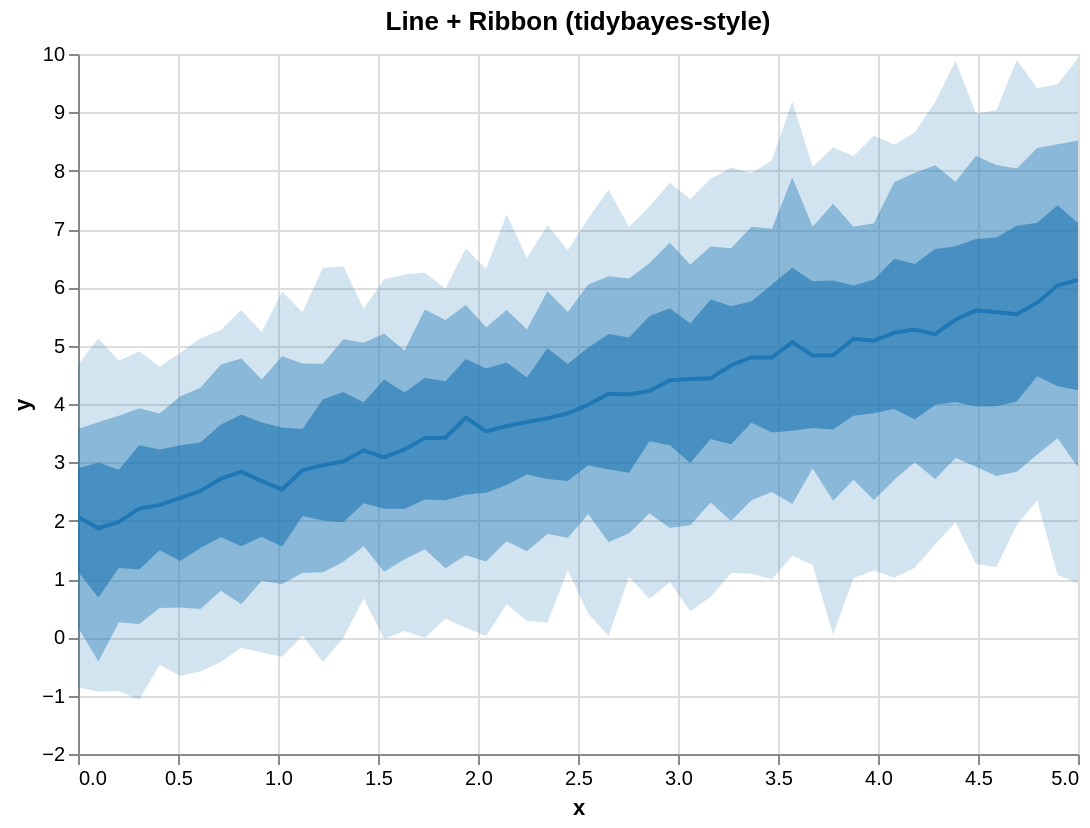

Specify this chart in Vega-Lite:
### Vega-Lite specification from a JSON file in a GitHub repository (floating-point values rounded to 4 significant figures)
{"$schema": "https://vega.github.io/schema/vega-lite/v5.json", "height": 350, "layer": [{"encoding": {"tooltip": [{"field": "x", "type": "quantitative"}, {"field": "__median__", "title": "median", "type": "quantitative"}, {"field": "lo_0_95_", "title": "95% lo", "type": "quantitative"}, {"field": "hi_0_95_", "title": "95% hi", "type": "quantitative"}], "x": {"field": "x", "type": "quantitative"}, "y2": {"field": "hi_0_95_"}, "y": {"field": "lo_0_95_", "title": "y", "type": "quantitative"}}, "params": [{"name": "grid", "bind": "scales", "select": {"encodings": ["x", "y"], "type": "interval"}}], "mark": {"line": false, "fill": "#1f77b4", "type": "area", "opacity": 0.2}}, {"encoding": {"tooltip": [{"field": "x", "type": "quantitative"}, {"field": "__median__", "title": "median", "type": "quantitative"}, {"field": "lo_0_95_", "title": "95% lo", "type": "quantitative"}, {"field": "hi_0_95_", "title": "95% hi", "type": "quantitative"}], "x": {"field": "x", "type": "quantitative"}, "y2": {"field": "hi_0_8_"}, "y": {"field": "lo_0_8_", "title": "y", "type": "quantitative"}}, "mark": {"line": false, "fill": "#1f77b4", "type": "area", "opacity": 0.4}}, {"encoding": {"tooltip": [{"field": "x", "type": "quantitative"}, {"field": "__median__", "title": "median", "type": "quantitative"}, {"field": "lo_0_95_", "title": "95% lo", "type": "quantitative"}, {"field": "hi_0_95_", "title": "95% hi", "type": "quantitative"}], "x": {"field": "x", "type": "quantitative"}, "y2": {"field": "hi_0_5_"}, "y": {"field": "lo_0_5_", "title": "y", "type": "quantitative"}}, "mark": {"line": false, "fill": "#1f77b4", "type": "area", "opacity": 0.6}}, {"encoding": {"tooltip": [{"field": "x", "type": "quantitative"}, {"field": "__median__", "title": "median", "type": "quantitative"}, {"field": "lo_0_95_", "title": "95% lo", "type": "quantitative"}, {"field": "hi_0_95_", "title": "95% hi", "type": "quantitative"}], "x": {"field": "x", "type": "quantitative"}, "y": {"field": "__median__", "type": "quantitative"}}, "mark": {"color": "#1f77b4", "strokeWidth": 2, "type": "line"}}], "data": {"values": [{"lo_0_8_": 0.1691, "lo_0_95_": -0.857, "hi_0_8_": 3.572, "x": 0.0, "__median__": 2.064, "hi_0_5_": 2.896, "hi_0_95_": 4.673, "lo_0_5_": 1.124}, {"lo_0_8_": -0.4134, "lo_0_95_": -0.9331, "hi_0_8_": 3.687, "x": 0.102, "__median__": 1.87, "hi_0_5_": 2.998, "hi_0_95_": 5.127, "lo_0_5_": 0.6822}, {"lo_0_8_": 0.2598, "lo_0_95_": -0.9201, "hi_0_8_": 3.797, "x": 0.2041, "__median__": 1.977, "hi_0_5_": 2.872, "hi_0_95_": 4.741, "lo_0_5_": 1.189}, {"lo_0_8_": 0.2271, "lo_0_95_": -1.071, "hi_0_8_": 3.928, "x": 0.3061, "__median__": 2.207, "hi_0_5_": 3.293, "hi_0_95_": 4.906, "lo_0_5_": 1.163}, {"lo_0_8_": 0.5043, "lo_0_95_": -0.4718, "hi_0_8_": 3.838, "x": 0.4082, "__median__": 2.266, "hi_0_5_": 3.221, "hi_0_95_": 4.64, "lo_0_5_": 1.495}, {"lo_0_8_": 0.5126, "lo_0_95_": -0.66, "hi_0_8_": 4.127, "x": 0.5102, "__median__": 2.391, "hi_0_5_": 3.292, "hi_0_95_": 4.876, "lo_0_5_": 1.307}, {"lo_0_8_": 0.4872, "lo_0_95_": -0.5863, "hi_0_8_": 4.278, "x": 0.6122, "__median__": 2.51, "hi_0_5_": 3.338, "hi_0_95_": 5.128, "lo_0_5_": 1.533}, {"lo_0_8_": 0.7975, "lo_0_95_": -0.4225, "hi_0_8_": 4.676, "x": 0.7143, "__median__": 2.72, "hi_0_5_": 3.647, "hi_0_95_": 5.267, "lo_0_5_": 1.721}, {"lo_0_8_": 0.5658, "lo_0_95_": -0.1785, "hi_0_8_": 4.78, "x": 0.8163, "__median__": 2.838, "hi_0_5_": 3.821, "hi_0_95_": 5.61, "lo_0_5_": 1.563}, {"lo_0_8_": 0.9708, "lo_0_95_": -0.2589, "hi_0_8_": 4.418, "x": 0.9184, "__median__": 2.678, "hi_0_5_": 3.682, "hi_0_95_": 5.229, "lo_0_5_": 1.725}, {"lo_0_8_": 0.9149, "lo_0_95_": -0.3333, "hi_0_8_": 4.819, "x": 1.02, "__median__": 2.535, "hi_0_5_": 3.597, "hi_0_95_": 5.928, "lo_0_5_": 1.553}, {"lo_0_8_": 1.102, "lo_0_95_": 0.02712, "hi_0_8_": 4.695, "x": 1.122, "__median__": 2.863, "hi_0_5_": 3.573, "hi_0_95_": 5.575, "lo_0_5_": 2.078}, {"lo_0_8_": 1.116, "lo_0_95_": -0.4246, "hi_0_8_": 4.691, "x": 1.224, "__median__": 2.951, "hi_0_5_": 4.082, "hi_0_95_": 6.333, "lo_0_5_": 2.005}, {"lo_0_8_": 1.295, "lo_0_95_": -0.006047, "hi_0_8_": 5.11, "x": 1.327, "__median__": 3.015, "hi_0_5_": 4.206, "hi_0_95_": 6.36, "lo_0_5_": 1.971}, {"lo_0_8_": 1.56, "lo_0_95_": 0.6666, "hi_0_8_": 5.048, "x": 1.429, "__median__": 3.206, "hi_0_5_": 4.031, "hi_0_95_": 5.634, "lo_0_5_": 2.3}, {"lo_0_8_": 1.126, "lo_0_95_": -0.02962, "hi_0_8_": 5.208, "x": 1.531, "__median__": 3.086, "hi_0_5_": 4.419, "hi_0_95_": 6.139, "lo_0_5_": 2.206}, {"lo_0_8_": 1.338, "lo_0_95_": 0.1091, "hi_0_8_": 4.917, "x": 1.633, "__median__": 3.221, "hi_0_5_": 4.196, "hi_0_95_": 6.219, "lo_0_5_": 2.2}, {"lo_0_8_": 1.511, "lo_0_95_": -0.01077, "hi_0_8_": 5.621, "x": 1.735, "__median__": 3.417, "hi_0_5_": 4.451, "hi_0_95_": 6.25, "lo_0_5_": 2.362}, {"lo_0_8_": 1.183, "lo_0_95_": 0.3226, "hi_0_8_": 5.441, "x": 1.837, "__median__": 3.423, "hi_0_5_": 4.392, "hi_0_95_": 5.977, "lo_0_5_": 2.349}, {"lo_0_8_": 1.409, "lo_0_95_": 0.1661, "hi_0_8_": 5.695, "x": 1.939, "__median__": 3.767, "hi_0_5_": 4.772, "hi_0_95_": 6.667, "lo_0_5_": 2.444}, {"lo_0_8_": 1.298, "lo_0_95_": 0.02223, "hi_0_8_": 5.314, "x": 2.041, "__median__": 3.532, "hi_0_5_": 4.609, "hi_0_95_": 6.317, "lo_0_5_": 2.478}, {"lo_0_8_": 1.648, "lo_0_95_": 0.5722, "hi_0_8_": 5.61, "x": 2.143, "__median__": 3.62, "hi_0_5_": 4.712, "hi_0_95_": 7.248, "lo_0_5_": 2.611}, {"lo_0_8_": 1.478, "lo_0_95_": 0.2862, "hi_0_8_": 5.28, "x": 2.245, "__median__": 3.691, "hi_0_5_": 4.456, "hi_0_95_": 6.497, "lo_0_5_": 2.789}, {"lo_0_8_": 1.769, "lo_0_95_": 0.2557, "hi_0_8_": 5.933, "x": 2.347, "__median__": 3.754, "hi_0_5_": 4.954, "hi_0_95_": 7.069, "lo_0_5_": 2.714}, {"lo_0_8_": 1.706, "lo_0_95_": 1.15, "hi_0_8_": 5.576, "x": 2.449, "__median__": 3.838, "hi_0_5_": 4.684, "hi_0_95_": 6.635, "lo_0_5_": 2.681}, {"lo_0_8_": 2.114, "lo_0_95_": 0.4058, "hi_0_8_": 6.048, "x": 2.551, "__median__": 3.987, "hi_0_5_": 4.97, "hi_0_95_": 7.181, "lo_0_5_": 2.95}, {"lo_0_8_": 1.632, "lo_0_95_": 0.0239, "hi_0_8_": 6.19, "x": 2.653, "__median__": 4.175, "hi_0_5_": 5.2, "hi_0_95_": 7.673, "lo_0_5_": 2.879}, {"lo_0_8_": 1.783, "lo_0_95_": 1.041, "hi_0_8_": 6.15, "x": 2.755, "__median__": 4.163, "hi_0_5_": 5.14, "hi_0_95_": 7.036, "lo_0_5_": 2.819}, {"lo_0_8_": 2.129, "lo_0_95_": 0.6583, "hi_0_8_": 6.412, "x": 2.857, "__median__": 4.224, "hi_0_5_": 5.507, "hi_0_95_": 7.384, "lo_0_5_": 3.362}, {"lo_0_8_": 1.874, "lo_0_95_": 0.9426, "hi_0_8_": 6.764, "x": 2.959, "__median__": 4.408, "hi_0_5_": 5.641, "hi_0_95_": 7.794, "lo_0_5_": 3.293}, {"lo_0_8_": 1.92, "lo_0_95_": 0.4465, "hi_0_8_": 6.39, "x": 3.061, "__median__": 4.427, "hi_0_5_": 5.38, "hi_0_95_": 7.512, "lo_0_5_": 2.988}, {"lo_0_8_": 2.313, "lo_0_95_": 0.6958, "hi_0_8_": 6.701, "x": 3.163, "__median__": 4.443, "hi_0_5_": 5.792, "hi_0_95_": 7.858, "lo_0_5_": 3.398}, {"lo_0_8_": 1.996, "lo_0_95_": 1.101, "hi_0_8_": 6.672, "x": 3.265, "__median__": 4.662, "hi_0_5_": 5.676, "hi_0_95_": 8.054, "lo_0_5_": 3.309}, {"lo_0_8_": 2.35, "lo_0_95_": 1.089, "hi_0_8_": 7.04, "x": 3.367, "__median__": 4.803, "hi_0_5_": 5.763, "hi_0_95_": 7.96, "lo_0_5_": 3.679}, {"lo_0_8_": 2.493, "lo_0_95_": 0.9949, "hi_0_8_": 7.004, "x": 3.469, "__median__": 4.799, "hi_0_5_": 6.05, "hi_0_95_": 8.179, "lo_0_5_": 3.513}, {"lo_0_8_": 2.284, "lo_0_95_": 1.401, "hi_0_8_": 7.885, "x": 3.571, "__median__": 5.06, "hi_0_5_": 6.337, "hi_0_95_": 9.184, "lo_0_5_": 3.54}, {"lo_0_8_": 2.894, "lo_0_95_": 1.244, "hi_0_8_": 7.041, "x": 3.673, "__median__": 4.831, "hi_0_5_": 6.104, "hi_0_95_": 8.064, "lo_0_5_": 3.59}, {"lo_0_8_": 2.343, "lo_0_95_": 0.04364, "hi_0_8_": 7.433, "x": 3.776, "__median__": 4.835, "hi_0_5_": 6.115, "hi_0_95_": 8.404, "lo_0_5_": 3.561}, {"lo_0_8_": 2.702, "lo_0_95_": 1.018, "hi_0_8_": 7.041, "x": 3.878, "__median__": 5.118, "hi_0_5_": 6.03, "hi_0_95_": 8.249, "lo_0_5_": 3.8}, {"lo_0_8_": 2.356, "lo_0_95_": 1.148, "hi_0_8_": 7.1, "x": 3.98, "__median__": 5.085, "hi_0_5_": 6.136, "hi_0_95_": 8.597, "lo_0_5_": 3.841}, {"lo_0_8_": 2.7, "lo_0_95_": 1.022, "hi_0_8_": 7.805, "x": 4.082, "__median__": 5.221, "hi_0_5_": 6.491, "hi_0_95_": 8.443, "lo_0_5_": 3.913}, {"lo_0_8_": 3.003, "lo_0_95_": 1.192, "hi_0_8_": 7.958, "x": 4.184, "__median__": 5.275, "hi_0_5_": 6.398, "hi_0_95_": 8.655, "lo_0_5_": 3.733}, {"lo_0_8_": 2.713, "lo_0_95_": 1.596, "hi_0_8_": 8.092, "x": 4.286, "__median__": 5.198, "hi_0_5_": 6.659, "hi_0_95_": 9.176, "lo_0_5_": 3.985}, {"lo_0_8_": 3.076, "lo_0_95_": 1.969, "hi_0_8_": 7.811, "x": 4.388, "__median__": 5.445, "hi_0_5_": 6.702, "hi_0_95_": 9.886, "lo_0_5_": 4.034}, {"lo_0_8_": 2.925, "lo_0_95_": 1.256, "hi_0_8_": 8.251, "x": 4.49, "__median__": 5.606, "hi_0_5_": 6.828, "hi_0_95_": 8.979, "lo_0_5_": 3.958}, {"lo_0_8_": 2.765, "lo_0_95_": 1.208, "hi_0_8_": 8.098, "x": 4.592, "__median__": 5.574, "hi_0_5_": 6.854, "hi_0_95_": 9.035, "lo_0_5_": 3.961}, {"lo_0_8_": 2.837, "lo_0_95_": 1.924, "hi_0_8_": 8.036, "x": 4.694, "__median__": 5.54, "hi_0_5_": 7.056, "hi_0_95_": 9.896, "lo_0_5_": 4.043}, {"lo_0_8_": 3.133, "lo_0_95_": 2.347, "hi_0_8_": 8.388, "x": 4.796, "__median__": 5.737, "hi_0_5_": 7.109, "hi_0_95_": 9.412, "lo_0_5_": 4.474}, {"lo_0_8_": 3.413, "lo_0_95_": 1.068, "hi_0_8_": 8.451, "x": 4.898, "__median__": 6.031, "hi_0_5_": 7.407, "hi_0_95_": 9.48, "lo_0_5_": 4.304}, {"lo_0_8_": 2.916, "lo_0_95_": 0.9267, "hi_0_8_": 8.516, "x": 5.0, "__median__": 6.125, "hi_0_5_": 7.104, "hi_0_95_": 9.927, "lo_0_5_": 4.237}]}, "title": "Line + Ribbon (tidybayes-style)", "width": 500}
